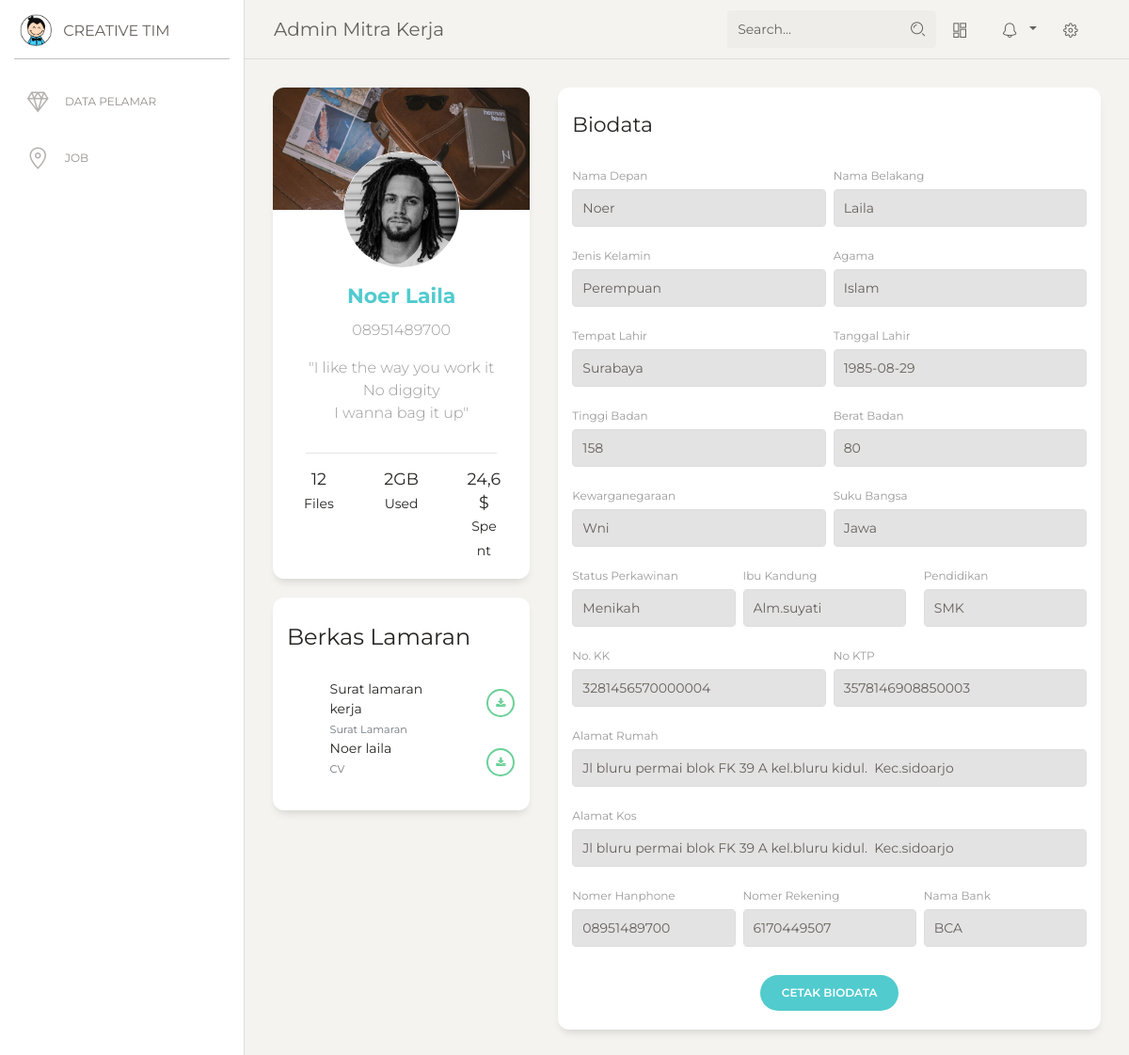
Page /xli/data/detail.php?id=4 on the committed database.
### tables this page shows
CREATE TABLE `biodata_lo` (
  `id_bio` int NOT NULL,
  `kode_lo` varchar(100) NOT NULL,
  `nama_depan` varchar(100) NOT NULL,
  `nama_belakang` varchar(100) NOT NULL,
  `jk` varchar(100) NOT NULL,
  `agama` varchar(100) NOT NULL,
  `tempat_l` varchar(100) NOT NULL,
  `tgl_l` date NOT NULL,
  `kwn` varchar(100) NOT NULL,
  `tb` varchar(11) NOT NULL,
  `bb` varchar(11) NOT NULL,
  `sb` varchar(100) NOT NULL,
  `status_p` varchar(100) NOT NULL,
  `no_kk` varchar(100) NOT NULL,
  `no_ktp` varchar(100) NOT NULL,
  `ibu_kandung` varchar(100) NOT NULL,
  `alm_rumah` text NOT NULL,
  `alm_kos` text NOT NULL,
  `no_hp` varchar(100) NOT NULL,
  `no_rekening` varchar(100) NOT NULL,
  `nama_bank` varchar(100) NOT NULL,
  `pendik` varchar(100) NOT NULL,
  `jurusan` int NOT NULL,
  `uid` varchar(100) NOT NULL,
  `status` varchar(30) NOT NULL
);

CREATE TABLE `berkas` (
  `id_up` int NOT NULL,
  `uid` varchar(100) NOT NULL,
  `nama_berkas` varchar(100) NOT NULL,
  `id_jenis` int NOT NULL,
  `lokasi` varchar(100) NOT NULL,
  `detail` varchar(100) NOT NULL
);

CREATE TABLE `jenis_berkas` (
  `id_jen` int NOT NULL,
  `jenis` varchar(100) NOT NULL
);

CREATE TABLE `pendik` (
  `id_pendik` int NOT NULL,
  `nama` varchar(100) NOT NULL
);

### xli/data/detail.php (the view, shortened to what this page needs)
<?php include "head.php" ?>
<?php
      $id = $_GET['id'];
      $sqlq = "SELECT *,pendik.nama FROM biodata_lo INNER JOIN pendik ON pendik.id_pendik = biodata_lo.pendik WHERE id_bio='$id'";
      $data = mysqli_query($koneksi,$sqlq);
      $a = mysqli_fetch_array($data);
      $uid = $a['uid'];
?>
    <div class="content">
        <div class="row">
          <div class="col-md-4">
            <div class="card card-user">
              <div class="image">
                <img src="../assets/img/damir-bosnjak.jpg" alt="...">
              </div>
              <div class="card-body">
                <div class="author">
                  <a href="#">
                    <img class="avatar border-gray" src="../assets/img/mike.jpg" alt="...">
                    <h5 class="title"><?= $a['nama_depan'] ?> <?= $a['nama_belakang'] ?></h5>
                  </a>
                  <p class="description">
                    <?= $a['no_hp'] ?>
                  </p>
                </div>
                <p class="description text-center">
                  "I like the way you work it <br>
                  No diggity <br>
                  I wanna bag it up"
                </p>
              </div>
              <div class="card-footer">
                <hr>
                <div class="button-container">
                  <div class="row">
                    <div class="col-lg-3 col-md-6 col-6 ml-auto">
                      <h5>12<br><small>Files</small></h5>
                    </div>
                    <div class="col-lg-4 col-md-6 col-6 ml-auto mr-auto">
                      <h5>2GB<br><small>Used</small></h5>
                    </div>
                    <div class="col-lg-3 mr-auto">
                      <h5>24,6$<br><small>Spent</small></h5>
                    </div>
                  </div>
                </div>
              </div>
            </div>
            <div class="card">
              <div class="card-header">
                <h4 class="card-title">Berkas Lamaran</h4>
              </div>
              <div class="card-body">
                <ul class="list-unstyled team-members">
                  <?php
                    $deteil = mysqli_query($koneksi,"SELECT *,jenis_berkas.jenis FROM berkas INNER JOIN jenis_berkas ON jenis_berkas.id_jen = berkas.id_jenis WHERE uid='$uid'");
                    while($n = mysqli_fetch_array($deteil)){
                  ?>
                  <li>
                    <div class="row">
                      <div class="col-md-2 col-2">
                        <div class="avatar">
                        </div>
                      </div>
                      <div class="col-md-7 col-7">
                        <?= $n['nama_berkas'] ?>
                        <br />
                        <span class="text-muted"><small><?= $n['jenis'] ?></small></span>
                      </div>
                      <div class="col-md-3 col-3 text-right">
                        <a href="../../daftar/data/func/uploads/<?= $n['detail'] ?>" class="btn btn-sm btn-outline-success btn-round btn-icon"><i class="fa fa-download"></i></a>
                      </div>
                    </div>
                  </li>
                  <?php } ?>
                </ul>
              </div>
            </div>
          </div>
          <div class="col-md-8">
            <div class="card card-user">
              <div class="card-header">
                <h5 class="card-title">Biodata</h5>
              </div>
              <div class="card-body">
                <form>
                  <div class="row">
                    <div class="col-md-6 pr-1">
                      <div class="form-group">
                        <label>Nama Depan</label>
                        <input type="text" class="form-control" placeholder="Company" value="<?= $a['nama_depan'] ?>" disabled>
                      </div>
                    </div>
                    <div class="col-md-6 pl-1">
                      <div class="form-group">
                        <label>Nama Belakang</label>
                        <input type="text" class="form-control" placeholder="Last Name" value="<?= $a['nama_belakang'] ?>" disabled>
                      </div>
                    </div>
                  </div>
                  <div class="row">
                    <div class="col-md-6 pr-1">
                      <div class="form-group">
                        <label>Jenis Kelamin</label>
                        <input type="text" class="form-control" placeholder="Company" value="<?= $a['jk'] ?>" disabled>
                      </div>
                    </div>
                    <div class="col-md-6 pl-1">
                      <div class="form-group">
                        <label>Agama</label>
                        <input type="text" class="form-control" placeholder="Last Name" value="<?= $a['agama'] ?>" disabled>
                      </div>
                    </div>
                  </div>
                  <div class="row">
                    <div class="col-md-6 pr-1">
                      <div class="form-group">
                        <label>Tempat Lahir</label>
                        <input type="text" class="form-control" placeholder="Company" value="<?= $a['tempat_l'] ?>" disabled>
                      </div>
                    </div>
                    <div class="col-md-6 pl-1">
                      <div class="form-group">
                        <label>Tanggal Lahir</label>
                        <input type="text" class="form-control" placeholder="Last Name" value="<?= $a['tgl_l'] ?>" disabled>
                      </div>
                    </div>
                  </div>
                  <div class="row">
                    <div class="col-md-6 pr-1">
                      <div class="form-group">
                        <label>Tinggi Badan</label>
                        <input type="text" class="form-control" placeholder="Company" value="<?= $a['tb'] ?>" disabled>
                      </div>
                    </div>
                    <div class="col-md-6 pl-1">
                      <div class="form-group">
                        <label>Berat Badan</label>
                        <input type="text" class="form-control" placeholder="Last Name" value="<?= $a['bb'] ?>" disabled>
                      </div>
                    </div>
                  </div>
                  <div class="row">
                    <div class="col-md-6 pr-1">
                      <div class="form-group">
                        <label>Kewarganegaraan</label>
                        <input type="text" class="form-control" placeholder="Company" value="<?= $a['kwn'] ?>" disabled>
                      </div>
                    </div>
                    <div class="col-md-6 pl-1">
                      <div class="form-group">
                        <label>Suku Bangsa</label>
                        <input type="text" class="form-control" placeholder="Last Name" value="<?= $a['sb'] ?>" disabled>
                      </div>
                    </div>
                  </div>
                  <div class="row">
                    <div class="col-md-4 pr-1">
                      <div class="form-group">
                        <label>Status Perkawinan</label>
                        <input type="text" class="form-control" placeholder="Company" value="<?= $a['status_p'] ?>" disabled>
                      </div>
                    </div>
                    <div class="col-md-4 pl-1">
                      <div class="form-group">
                        <label>Ibu Kandung</label>
                        <input type="text" class="form-control" placeholder="Last Name" value="<?= $a['ibu_kandung'] ?>" disabled>
                      </div>
                    </div>
                    <div class="col-md-4 pl-1">
                      <div class="form-group">
                        <label>Pendidikan</label>
                        <input type="text" class="form-control" placeholder="Last Name" value="<?= $a['nama'] ?>" disabled>
                      </div>
                    </div>
                  </div>
                  <div class="row">
                    <div class="col-md-6 pr-1">
                      <div class="form-group">
                        <label>No. KK</label>
                        <input type="text" class="form-control" placeholder="Company" value="<?= $a['no_kk'] ?>" disabled>
                      </div>
                    </div>
                    <div class="col-md-6 pl-1">
                      <div class="form-group">
                        <label>No KTP</label>
                        <input type="text" class="form-control" placeholder="Last Name" value="<?= $a['no_ktp'] ?>" disabled>
                      </div>
                    </div>
                  </div>
                  <div class="row">
                    <div class="col-md-12">
                      <div class="form-group">
                        <label>Alamat Rumah</label>
                        <input type="text" class="form-control" placeholder="Home Address" value="<?= $a['alm_rumah'] ?>" disabled>
                      </div>
                    </div>
                  </div>
                  <div class="row">
                    <div class="col-md-12">
                      <div class="form-group">
                        <label>Alamat Kos</label>
                        <input type="text" class="form-control" placeholder="Home Address" value="<?= $a['alm_kos'] ?>" disabled>
                      </div>
                    </div>
                  </div>
                  <div class="row">
                    <div class="col-md-4 pr-1">
                      <div class="form-group">
                        <label>Nomer Hanphone</label>
                        <input type="text" class="form-control" placeholder="City" value="<?= $a['no_hp'] ?>" disabled>
                      </div>
                    </div>
                    <div class="col-md-4 px-1">
                      <div class="form-group">
                        <label>Nomer Rekening</label>
                        <input type="text" class="form-control" placeholder="Country" value="<?= $a['no_rekening'] ?>" disabled>
                      </div>
                    </div>
                    <div class="col-md-4 pl-1">
                      <div class="form-group">
                        <label>Nama Bank</label>
                        <input type="text" class="form-control" placeholder="ZIP Code" value="<?= $a['nama_bank'] ?>" disabled>
                      </div>
                    </div>
                  </div>
                  <div class="row">
                    <div class="update ml-auto mr-auto">
                      <button type="submit" class="btn btn-primary btn-round">Cetak Biodata</button>
                    </div>
                  </div>
                </form>
              </div>
            </div>
          </div>
        </div>
      </div>
      <?php include "foot.php" ?>

### xli/data/head.php (shortened to what this page needs)
<!DOCTYPE html>
<html lang="en">
<head>
  <link href="https://cdnjs.cloudflare.com/ajax/libs/twitter-bootstrap/4.5.2/css/bootstrap.css" rel="stylesheet" />
  <link href="https://cdn.datatables.net/1.11.3/css/dataTables.bootstrap4.min.css" rel="stylesheet" />
  <link href="https://maxcdn.bootstrapcdn.com/font-awesome/latest/css/font-awesome.min.css" rel="stylesheet">
  <link href="../assets/css/bootstrap.min.css" rel="stylesheet" />
  <link href="../assets/css/paper-dashboard.css?v=2.0.1" rel="stylesheet" />
  <link href="../assets/demo/demo.css" rel="stylesheet" />
</head>
<body class="">
  <div class="wrapper ">
    <div class="sidebar" data-color="white" data-active-color="danger">
      <div class="logo">
        <a href="https://www.creative-tim.com" class="simple-text logo-mini">
          <div class="logo-image-small">
            <img src="../assets/img/logo-small.png">
          </div>
        </a>
        <a href="https://www.creative-tim.com" class="simple-text logo-normal">
          Creative Tim
        </a>
      </div>
      <div class="sidebar-wrapper">
        <ul class="nav">
          <li>
            <a href="pelamar.php">
              <i class="nc-icon nc-diamond"></i>
              <p>Data Pelamar</p>
            </a>
          </li>
          <li>
            <a href="job.php">
              <i class="nc-icon nc-pin-3"></i>
              <p>Job</p>
            </a>
          </li>
        </ul>
      </div>
    </div>
    <div class="main-panel">
      <nav class="navbar navbar-expand-lg navbar-absolute fixed-top navbar-transparent">
        <div class="container-fluid">
          <div class="navbar-wrapper">
            <a class="navbar-brand" href="javascript:;">Admin Mitra Kerja</a>
          </div>
          <div class="collapse navbar-collapse justify-content-end" id="navigation">
            <form>
              <div class="input-group no-border">
                <input type="text" value="" class="form-control" placeholder="Search...">
                <div class="input-group-append">
                  <div class="input-group-text">
                    <i class="nc-icon nc-zoom-split"></i>
                  </div>
                </div>
              </div>
            </form>
            <ul class="navbar-nav">
              <li class="nav-item">
                <a class="nav-link btn-magnify" href="javascript:;">
                  <i class="nc-icon nc-layout-11"></i>
                </a>
              </li>
              <li class="nav-item btn-rotate dropdown">
                <a class="nav-link dropdown-toggle" href="http://example.com" id="navbarDropdownMenuLink" data-toggle="dropdown" aria-haspopup="true" aria-expanded="false">
                  <i class="nc-icon nc-bell-55"></i>
                </a>
              </li>
              <li class="nav-item">
                <a class="nav-link btn-rotate" href="javascript:;">
                  <i class="nc-icon nc-settings-gear-65"></i>
                </a>
              </li>
            </ul>
          </div>
        </div>
      </nav>

### xli/data/foot.php (shortened to what this page needs)
</body>
</html>

### rows in the picture
biodata_lo: nama_depan "Noer", nama_belakang "Laila", no_hp "08951489700", jk "Perempuan", agama "Islam", tempat_l "Surabaya", tgl_l "1985-08-29", tb "158", bb "80", kwn "Wni", sb "Jawa", status_p "Menikah", ibu_kandung "Alm.suyati", nama "SMK", no_kk "3281456570000004", no_ktp "3578146908850003", alm_rumah "Jl bluru permai blok FK 39 A kel.bluru kidul. Kec.sidoarjo", alm_kos "Jl bluru permai blok FK 39 A kel.bluru kidul. Kec.sidoarjo", no_rekening "6170449507", nama_bank "BCA"
berkas: nama_berkas "Surat lamaran kerja", jenis_berkas.jenis "Surat Lamaran"
berkas: nama_berkas "Noer laila", jenis_berkas.jenis "CV"
